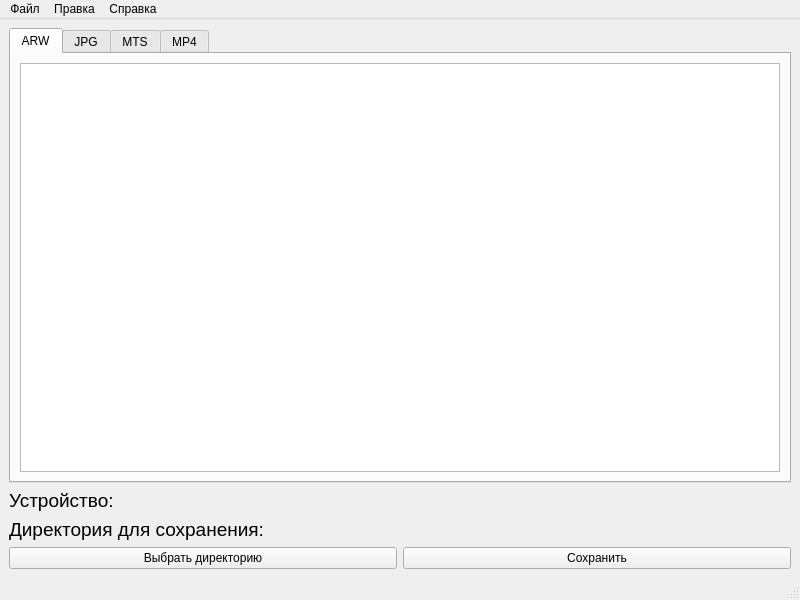
<?xml version="1.0" encoding="UTF-8"?>
<ui version="4.0">
 <class>MainWindow</class>
 <widget class="QMainWindow" name="MainWindow">
  <property name="geometry">
   <rect>
    <x>0</x>
    <y>0</y>
    <width>800</width>
    <height>600</height>
   </rect>
  </property>
  <property name="windowTitle">
   <string>SonyCardScanner</string>
  </property>
  <property name="windowIcon">
   <iconset resource="resources.qrc">
    <normaloff>:/icons/icon.svg</normaloff>:/icons/icon.svg</iconset>
  </property>
  <widget class="QWidget" name="centralwidget">
   <layout class="QVBoxLayout" name="verticalLayout_2">
    <item>
     <layout class="QVBoxLayout" name="verticalLayout">
      <item>
       <widget class="QTabWidget" name="tabWidget">
        <property name="currentIndex">
         <number>0</number>
        </property>
        <widget class="QWidget" name="tab">
         <attribute name="title">
          <string>ARW</string>
         </attribute>
         <layout class="QVBoxLayout" name="verticalLayout_3">
          <item>
           <widget class="QTableWidget" name="arwTableWidget"/>
          </item>
         </layout>
        </widget>
        <widget class="QWidget" name="tab_2">
         <attribute name="title">
          <string>JPG</string>
         </attribute>
         <layout class="QVBoxLayout" name="verticalLayout_4">
          <item>
           <widget class="QTableWidget" name="jpgTableWidget"/>
          </item>
         </layout>
        </widget>
        <widget class="QWidget" name="tab_3">
         <attribute name="title">
          <string>MTS</string>
         </attribute>
         <layout class="QVBoxLayout" name="verticalLayout_5">
          <item>
           <widget class="QTableWidget" name="mtsTableWidget"/>
          </item>
         </layout>
        </widget>
        <widget class="QWidget" name="tab_4">
         <attribute name="title">
          <string>MP4</string>
         </attribute>
         <layout class="QVBoxLayout" name="verticalLayout_6">
          <item>
           <widget class="QTableWidget" name="mp4TableWidget"/>
          </item>
         </layout>
        </widget>
       </widget>
      </item>
      <item>
       <layout class="QHBoxLayout" name="horizontalLayout_3">
        <property name="topMargin">
         <number>0</number>
        </property>
        <item>
         <widget class="QLabel" name="devicePathLabel">
          <property name="sizePolicy">
           <sizepolicy hsizetype="Maximum" vsizetype="Preferred">
            <horstretch>0</horstretch>
            <verstretch>0</verstretch>
           </sizepolicy>
          </property>
          <property name="font">
           <font>
            <pointsize>14</pointsize>
           </font>
          </property>
          <property name="text">
           <string>Устройство: </string>
          </property>
          <property name="margin">
           <number>5</number>
          </property>
          <property name="openExternalLinks">
           <bool>true</bool>
          </property>
         </widget>
        </item>
        <item>
         <widget class="QLabel" name="devicePath">
          <property name="font">
           <font>
            <pointsize>14</pointsize>
           </font>
          </property>
          <property name="text">
           <string notr="true"/>
          </property>
         </widget>
        </item>
       </layout>
      </item>
      <item>
       <layout class="QHBoxLayout" name="horizontalLayout_4">
        <property name="topMargin">
         <number>0</number>
        </property>
        <item>
         <widget class="QLabel" name="directoryPathLabel">
          <property name="sizePolicy">
           <sizepolicy hsizetype="Maximum" vsizetype="Preferred">
            <horstretch>0</horstretch>
            <verstretch>0</verstretch>
           </sizepolicy>
          </property>
          <property name="font">
           <font>
            <pointsize>14</pointsize>
           </font>
          </property>
          <property name="text">
           <string>Директория для сохранения: </string>
          </property>
          <property name="wordWrap">
           <bool>false</bool>
          </property>
          <property name="margin">
           <number>5</number>
          </property>
          <property name="openExternalLinks">
           <bool>true</bool>
          </property>
         </widget>
        </item>
        <item>
         <widget class="QLabel" name="directoryPath">
          <property name="font">
           <font>
            <pointsize>14</pointsize>
           </font>
          </property>
          <property name="text">
           <string notr="true"/>
          </property>
         </widget>
        </item>
       </layout>
      </item>
      <item>
       <layout class="QHBoxLayout" name="horizontalLayout_2">
        <item>
         <widget class="QPushButton" name="chooseDirectoryButton">
          <property name="text">
           <string>Выбрать директорию</string>
          </property>
         </widget>
        </item>
        <item>
         <widget class="QPushButton" name="saveButton">
          <property name="text">
           <string>Сохранить</string>
          </property>
         </widget>
        </item>
       </layout>
      </item>
     </layout>
    </item>
   </layout>
  </widget>
  <widget class="QMenuBar" name="menubar">
   <property name="geometry">
    <rect>
     <x>0</x>
     <y>0</y>
     <width>800</width>
     <height>25</height>
    </rect>
   </property>
   <widget class="QMenu" name="menu">
    <property name="title">
     <string>Файл</string>
    </property>
    <addaction name="selectDevice"/>
    <addaction name="scanAction"/>
    <addaction name="separator"/>
    <addaction name="settings"/>
   </widget>
   <widget class="QMenu" name="menu_3">
    <property name="title">
     <string>Справка</string>
    </property>
    <addaction name="aboutAction"/>
   </widget>
   <widget class="QMenu" name="menu_4">
    <property name="title">
     <string>Правка</string>
    </property>
    <addaction name="selectAction"/>
    <addaction name="deselectAction"/>
   </widget>
   <addaction name="menu"/>
   <addaction name="menu_4"/>
   <addaction name="menu_3"/>
  </widget>
  <widget class="QStatusBar" name="statusbar"/>
  <action name="scanAction">
   <property name="icon">
    <iconset resource="resources.qrc">
     <normaloff>:/icons/update.svg</normaloff>:/icons/update.svg</iconset>
   </property>
   <property name="text">
    <string>Сканировать</string>
   </property>
   <property name="shortcut">
    <string>Ctrl+U</string>
   </property>
  </action>
  <action name="selectAction">
   <property name="icon">
    <iconset resource="resources.qrc">
     <normaloff>:/icons/selectAll.svg</normaloff>:/icons/selectAll.svg</iconset>
   </property>
   <property name="text">
    <string>Выбрать всё</string>
   </property>
   <property name="toolTip">
    <string>Выбрать всё</string>
   </property>
  </action>
  <action name="deselectAction">
   <property name="icon">
    <iconset resource="resources.qrc">
     <normaloff>:/icons/deselectAll.svg</normaloff>:/icons/deselectAll.svg</iconset>
   </property>
   <property name="text">
    <string>Убрать всё</string>
   </property>
  </action>
  <action name="settings">
   <property name="icon">
    <iconset resource="resources.qrc">
     <normaloff>:/icons/settings.svg</normaloff>:/icons/settings.svg</iconset>
   </property>
   <property name="text">
    <string>Настройки</string>
   </property>
   <property name="toolTip">
    <string>Настройки</string>
   </property>
  </action>
  <action name="selectDevice">
   <property name="icon">
    <iconset resource="resources.qrc">
     <normaloff>:/icons/selectDevice.svg</normaloff>:/icons/selectDevice.svg</iconset>
   </property>
   <property name="text">
    <string>Выбрать устройство</string>
   </property>
  </action>
  <action name="aboutAction">
   <property name="icon">
    <iconset resource="resources.qrc">
     <normaloff>:/icons/info.svg</normaloff>:/icons/info.svg</iconset>
   </property>
   <property name="text">
    <string>О программе</string>
   </property>
  </action>
 </widget>
 <resources>
  <include location="resources.qrc"/>
 </resources>
 <connections/>
</ui>
